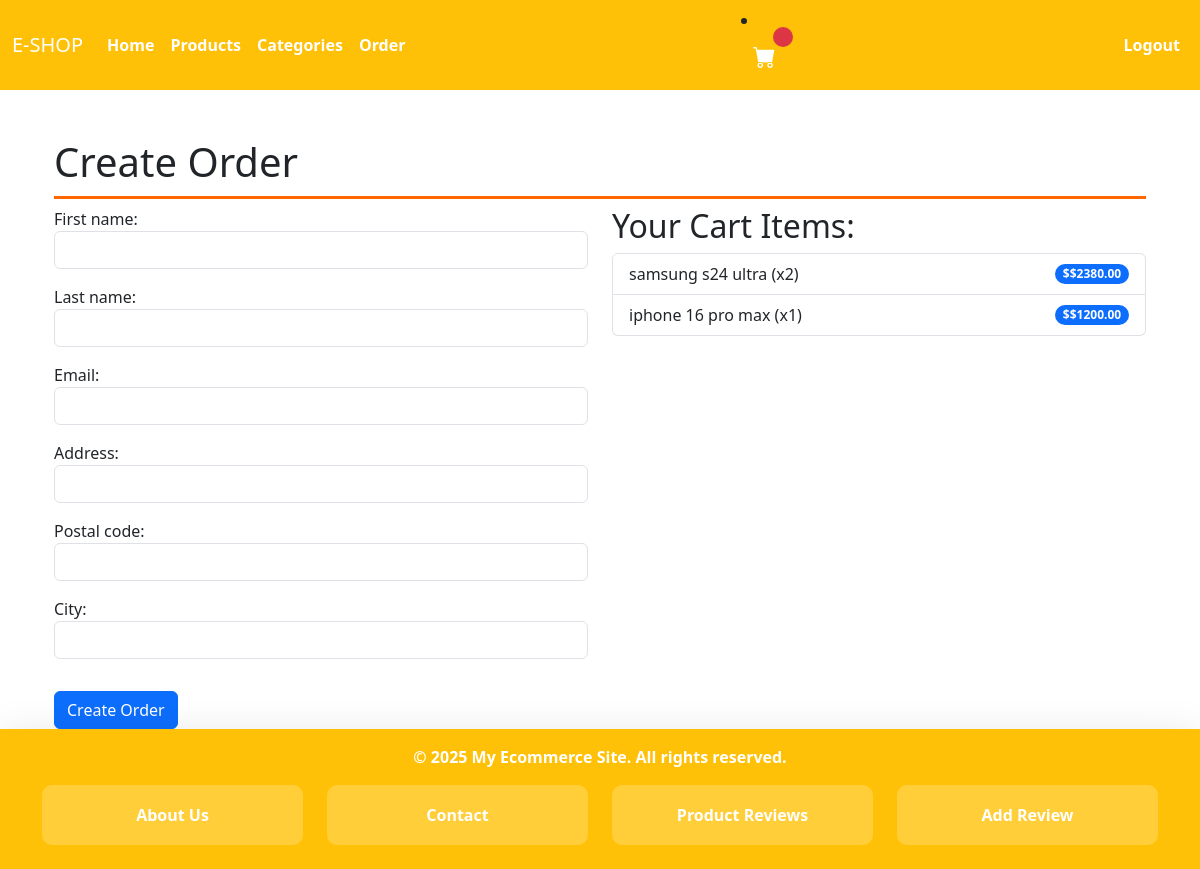
Before: /orders/create/ (signed in) with the older database file.
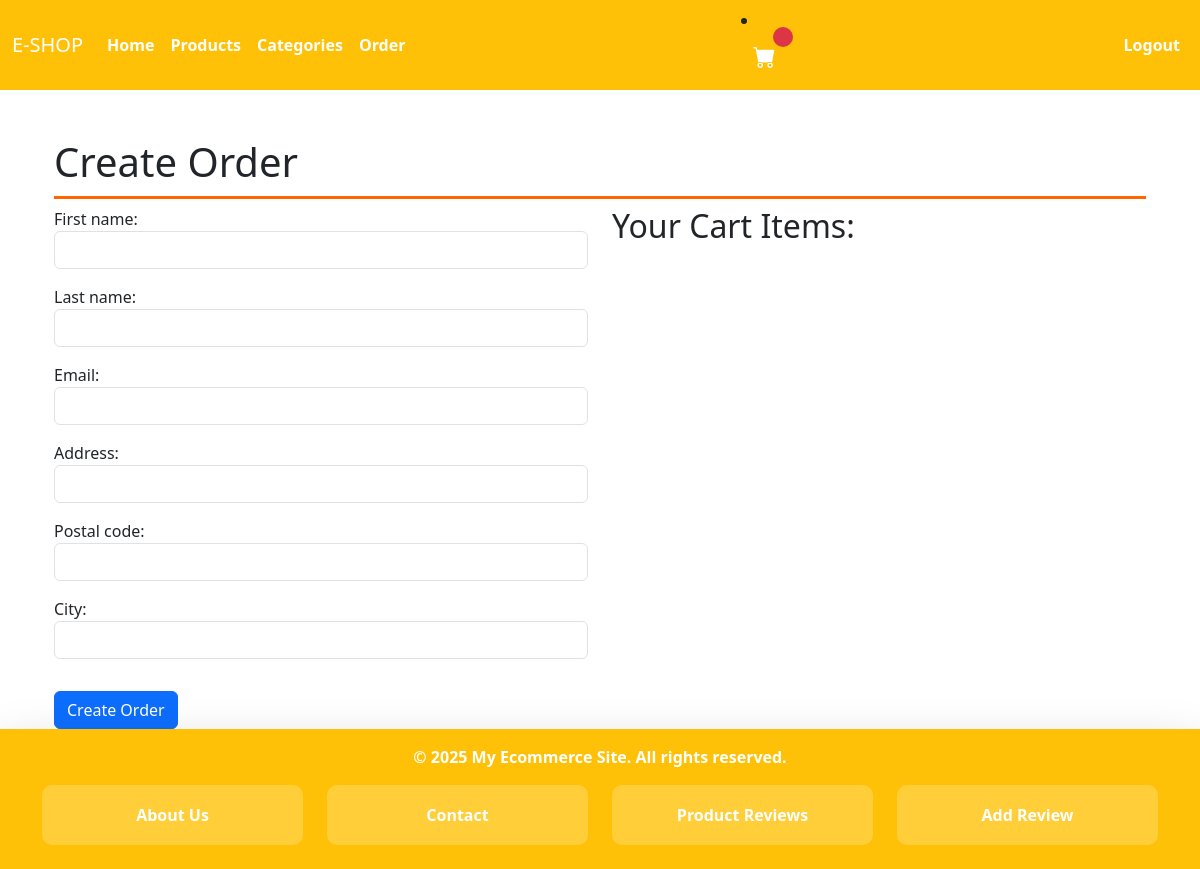
After: the same page with the newer database file.
### eshop/models.py (models this page shows, shortened)
class CartItem(models.Model):
    cart = models.ForeignKey(Cart, on_delete=models.CASCADE, related_name='items')
    product = models.ForeignKey(Product, on_delete=models.CASCADE)
    quantity = models.PositiveIntegerField(default=1, validators=[MinValueValidator(1)])
    def get_total_price(self):
        return self.quantity * self.product.price

class Product(models.Model):
    category = models.ForeignKey(Category, on_delete=models.CASCADE, related_name='products')
    name = models.CharField(max_length=255)
    slug = models.SlugField(max_length=255)
    description = models.TextField(blank=True)
    price = models.DecimalField(max_digits=10, decimal_places=2, validators=[MinValueValidator(0.01)])
    image = models.ImageField(upload_to='products/', blank=True, null=True)
    available = models.BooleanField(default=True)
    stock = models.PositiveIntegerField(default=0)  # Track inventory
    created = models.DateTimeField(auto_now_add=True)
    updated = models.DateTimeField(auto_now=True)

### eshop/views.py (the view)
# urls.py: path('orders/create/', views.create_order, name='create_order'),
@login_required(login_url='eshop:login')
def create_order(request):
    cart = Cart.objects.get(user=request.user)  # Assuming a user has one cart
    if request.method == 'POST':
        form = OrderForm(request.POST)
        if form.is_valid():
            order = Order.objects.create(user=request.user,
                                         first_name=form.cleaned_data['first_name'],
                                         last_name=form.cleaned_data['last_name'],
                                         email=form.cleaned_data['email'],
                                         address=form.cleaned_data['address'],
                                         postal_code=form.cleaned_data['postal_code'],
                                         city=form.cleaned_data['city'])
            for item in cart.items.all():
                OrderItem.objects.create(order=order, product=item.product, price=item.product.price, quantity=item.quantity)
            cart.items.all().delete()
            return redirect('eshop:orders_list')  # Use the namespace 'eshop:orders_list'
    else:
        form = OrderForm()
    context = {'form': form, 'cart': cart}
    return render(request, 'eshop/create_order.html', context)

### eshop/forms.py
class OrderForm(forms.ModelForm):
    class Meta:
        model = Order
        fields = ['first_name', 'last_name', 'email', 'address', 'postal_code', 'city']
        widgets = {
            'first_name': forms.TextInput(attrs={'class': 'form-control'}),
            'last_name': forms.TextInput(attrs={'class': 'form-control'}),
            'email': forms.EmailInput(attrs={'class': 'form-control'}),
            'address': forms.TextInput(attrs={'class': 'form-control'}),
            'postal_code': forms.TextInput(attrs={'class': 'form-control'}),
            'city': forms.TextInput(attrs={'class': 'form-control'}),
        }

### eshop/templates/eshop/create_order.html (shortened to what this page needs)
{% extends 'eshop/base.html' %}
{% block content %}
  <div class="container mt-4">
    <h1>Create Order</h1>
    <form method="post" class="row">
      <div class="col-md-6">
        {{ form.as_p }}
      </div>
      <div class="col-md-6">
        <h2>Your Cart Items:</h2>
        <ul class="list-group">
          {% for cart_item in cart.items.all %}
            <li class="list-group-item d-flex justify-content-between align-items-center">
              {{ cart_item.product.name }} (x{{ cart_item.quantity }})
              <span class="badge bg-primary rounded-pill">$${{ cart_item.get_total_price }}</span>
            </li>
          {% endfor %}
        </ul>
      </div>
      <div class="col-12 mt-3">
        <button type="submit" class="btn btn-primary">Create Order</button>
      </div>
    </form>
  </div>
{% endblock %}

Changed rows visible on the page:
removed CartItem: product.name "samsung s24 ultra", quantity "2", get_total_price "2380.00"
removed CartItem: product.name "iphone 16 pro max", quantity "1", get_total_price "1200.00"
